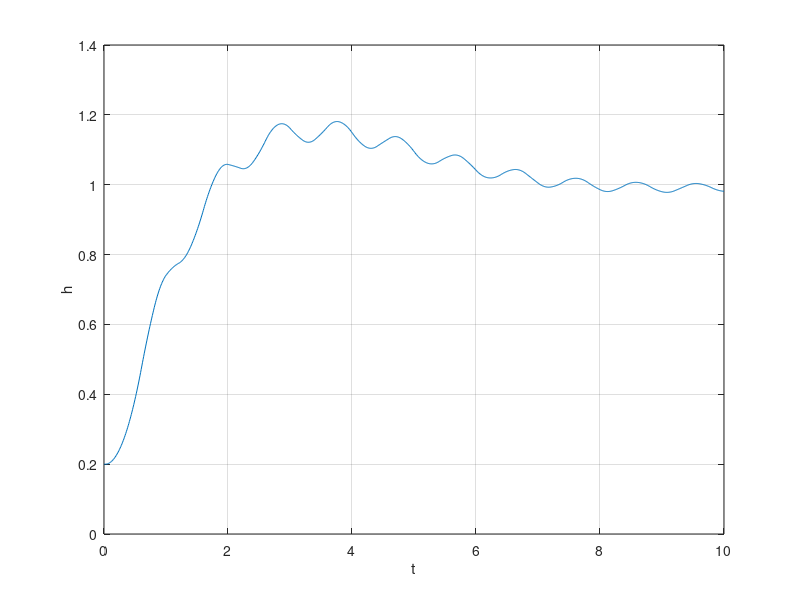
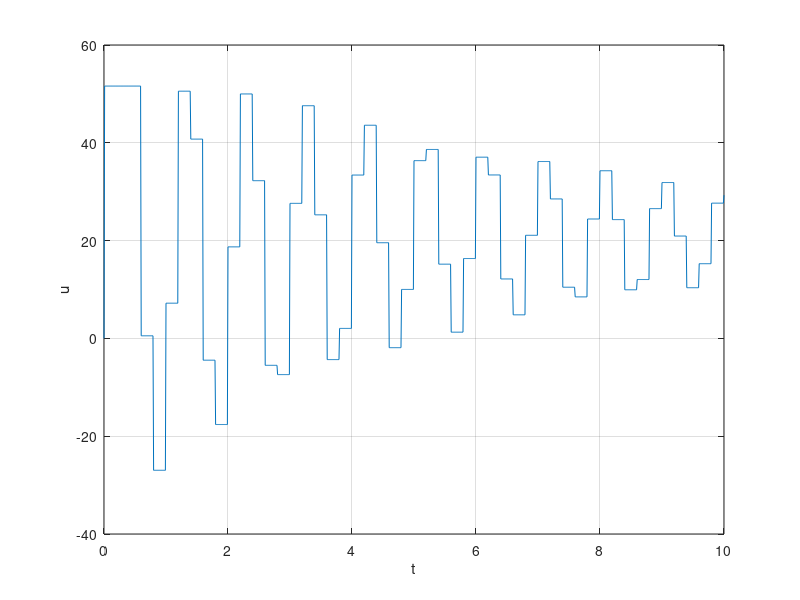
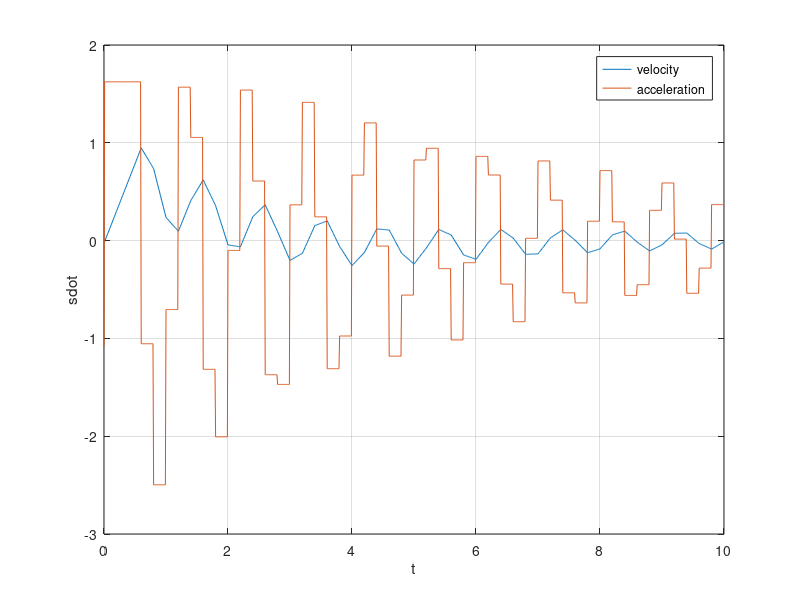

Write MATLAB code to recreate these figures, in order.
close all
clear all
% Physical properties
params.gravity = 9.81;
params.mass = 0.522;
K = 4.555764;
tl = 29;
sl = 100;
ut0 = 0/29; % trim tab value; fixed
umax = 0.4;
s_des = [1; 0];

kv =5;
kp = 1;
ki = 0.1;

e_prev = 0;
e_sum = 0;
dt = 0.01;

tspan = 0:dt:10;
y = zeros(length(tspan),2);
s = [0.2;0];
y(1,: ) = s;
u_stick = 0;
u(1) = 0;
for i = 1:length(tspan)-1
    e = s_des(1) - s(1);
    if (~mod(i,20)|| i==1)
        del_e = e-e_prev;
        delu = kp*e+kv*del_e+ki*e_sum;
        u_stick = 0 + delu;
        u_stick = min(max(-umax, u_stick),umax);
        e_sum = e_sum+ e;
        e_prev = e;

    end
    u(i+1) = u_stick;
    u_net = (u(i)*sl + ut0*tl)/(sl+tl);
    u_net = min(max(-1, u_net),1);
    T = K*(u_net +1);
    
    sdot(:,i) = [s(2);T/params.mass - params.gravity];
    y(i+1,:) = y(i,:) + (sdot(:,i)*dt)';
        s = y(i+1,:)';
end
sdot = sdot';
figure;
plot(tspan,y(:,1));
xlabel('t');
ylabel('h');
grid on

figure(2);
plot(tspan(1:end),u*129);
xlabel('t');
ylabel('u');
grid on

figure(3);
plot(tspan(1:end-1),sdot);
xlabel('t');
ylabel('sdot');
legend('velocity','acceleration');
grid on
% observations
 % control works for frequency > 2Hz